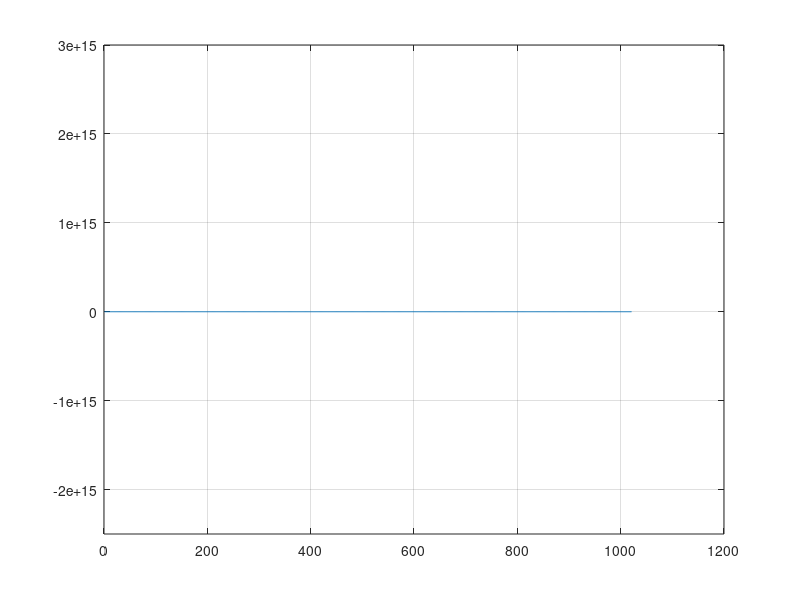

This figure's MATLAB source: (Note: this script raises an error after producing the figure.)
%
% FDTD 1D in free space with CPML 
%
% AUTHOR:skiloop
% EMAIL:skiloop@126.com
%

clc
clear;
close all;

%% some constants
mu_0 = 1.2566370614359173e-06;   %
eps_0= 8.8541878176203892e-12;   %
C=299792458.0;      % speed of light

%% wave definition
amptidute=100;
frequency=110E9;
T=1/frequency;
lambda=C*T;
t0=4*T;

%% FDTD variables
domainLength=10*lambda;
totalTime=20*T;
numberCellsPerWavelength=100;

%% CPML parameters
pmlWidth=10;
pmlOrder=4;
epsR=1;
kappaMax=8;
alphaMax=0.05;
alphaOrder=1;

%% domain definition
dz=lambda/numberCellsPerWavelength;
dt=dz/2/C;
totalTimeStep=floor(totalTime/dt);
nz=floor(domainLength/dz+2*pmlWidth);
nzp1=nz+1;
nzm1=nz-1;
ksource = floor(nzp1/2);
%% FDTD EM field arrarys
Ex=zeros(1,nzp1);
Hy=zeros(1,nz);

%% Coeficient for EM field updating
Ce1=1;
Ce2=-dt/eps_0/dz;
Ch1=1;
Ch2=-dt/mu_0/dz;

%% CPML arrays
Psi_Ezy_left=zeros(1,pmlWidth);
Psi_Ezy_right=zeros(1,pmlWidth);
Psi_Hzx_left=zeros(1,pmlWidth);
Psi_Hzx_right=zeros(1,pmlWidth);

%% initial PML update coeficients
sigmaMax=(pmlOrder+1)/(sqrt(epsR)*150*pi*dz);
% left side
rho_e=((pmlWidth:-1:1)-0.75)/pmlWidth;
rho_m=((pmlWidth:-1:1)-0.25)/pmlWidth;
sigma_e=sigmaMax*abs(rho_e).^pmlOrder;
sigma_m=(mu_0/eps_0)*sigmaMax*abs(rho_m).^pmlOrder;
kappa_e=1+(kappaMax-1)*abs(rho_e).^pmlOrder;
kappa_m=1+(kappaMax-1)*abs(rho_m).^pmlOrder;
alpha_e=alphaMax*abs(rho_e).^pmlOrder;
alpha_m=(mu_0/eps_0)*alphaMax*abs(rho_m).^pmlOrder;
cpml_b_e_n=exp((-dt/eps_0)...
    *((sigma_e./kappa_e)+alpha_e));
cpml_a_e_n=1/dz*(cpml_b_e_n-1).*sigma_e ...
    .*(kappa_e.*(sigma_e+kappa_e.*alpha_e));
cpml_b_m_n=exp((-dt/mu_0)...
    *((sigma_m./kappa_m)+alpha_m));
cpml_a_m_n=1/dz*(cpml_b_m_n-1).*sigma_m ...
    .*(kappa_m.*(sigma_m+kappa_m.*alpha_m));
b=  sigma_e*dt/2/eps_0;
ca_left=(1-b)./(1+b);
cc_left=-dt./(1+b)/eps_0;
cb_left=cc_left./kappa_e/dz;
b=  sigma_m*dt/2/mu_0;
c1_left=(1-b)./(1+b);
c3_left=-dt./(1+b)/mu_0;
c2_left=c3_left./kappa_m/dz;
% right side
rho_e=((1:1:pmlWidth)-0.75)/pmlWidth;
rho_m=((1:1:pmlWidth)-0.25)/pmlWidth;
sigma_e=sigmaMax*abs(rho_e).^pmlOrder;
sigma_m=(mu_0/eps_0)*sigmaMax*abs(rho_m).^pmlOrder;
kappa_e=1+(kappaMax-1)*abs(rho_e).^pmlOrder;
kappa_m=1+(kappaMax-1)*abs(rho_m).^pmlOrder;
alpha_e=alphaMax*abs(rho_e).^pmlOrder;
alpha_m=(mu_0/eps_0)*alphaMax*abs(rho_m).^pmlOrder;
cpml_b_e_p=exp((-dt/eps_0)...
    *((sigma_e./kappa_e)+alpha_e));
cpml_a_e_p=1/dz*(cpml_b_e_n-1).*sigma_e ...
    .*(kappa_e.*(sigma_e+kappa_e.*alpha_e));
cpml_b_m_p=exp((-dt/mu_0)...
    *((sigma_m./kappa_m)+alpha_m));
cpml_a_m_p=1/dz*(cpml_b_m_p-1).*sigma_m ...
    .*(kappa_m.*(sigma_m+kappa_m.*alpha_m));
b=  sigma_e*dt/2/eps_0;
ca_right=(1-b)./(1+b);
cc_right=-dt./(1+b)/eps_0;
cb_right=cc_right./kappa_e/dz;
b=  sigma_m*dt/2/mu_0;
c1_right=(1-b)./(1+b);
c3_right=-dt./(1+b)/mu_0;
c2_right=c3_right./kappa_m/dz;

%% FDTD loop

% some constants
dtDivEps0DivDz=dt/eps_0/dz;
muSource=dtDivEps0DivDz*amptidute * -2.0 / T/T;

% initial plot
figure;
h=plot(Ex);
set(gca,'ylim',[-2.5 3]*1e15);
grid on;

% point to test performace of CPML
ic=ksource+floor((nzp1-ksource)/2);
cEx=zeros(1,totalTime);

% fdtd loop
for n=1:totalTimeStep
    %============================
    %update Hy
    %============================
    Psi_Hzx_left=cpml_b_m_n.*Psi_Hzx_left+cpml_b_m_n.*(Ex(2:pmlWidth+1)-Ex(1:pmlWidth));
    Psi_Hzx_right=cpml_b_m_p.*Psi_Hzx_right+cpml_b_m_p.*(Ex(nzp1-pmlWidth+1:nzp1)-Ex(nzp1-pmlWidth:nz));
    Hy(1:pmlWidth)=c1_left.*Hy(1:pmlWidth)+c2_left.*(Ex(2:pmlWidth+1)-Ex(1:pmlWidth))+c3_left.*Psi_Hzx_left;
    Hy(nz-pmlWidth+1:nz)=c1_right.*Hy(nz-pmlWidth+1:nz)+c2_right.*(Ex(nzp1-pmlWidth+1:nzp1)-Ex(nzp1-pmlWidth:nz))+c3_right.*Psi_Hzx_right;
    % non pml region
    Hy(pmlWidth+1:nz-pmlWidth)=Ch1* Hy(pmlWidth+1:nz-pmlWidth)+Ch2*( Ex(pmlWidth+2:nzp1-pmlWidth)-Ex(pmlWidth+1:nz-pmlWidth)); 
    
    %===========================
    % update Ex
    %===========================
    Psi_Ezy_left=cpml_b_e_n.*Psi_Ezy_left+cpml_b_e_n.*(Hy(2:pmlWidth+1)-Hy(1:pmlWidth));
    Psi_Ezy_right=cpml_b_e_p.*Psi_Ezy_right+cpml_b_e_p.*(Hy(nzp1-pmlWidth:nz)-Hy(nz-pmlWidth:nzm1));
    Ex(2:pmlWidth+1)=ca_left.*Ex(2:pmlWidth+1)+cb_left.*(Hy(2:pmlWidth+1)-Hy(1:pmlWidth))+cc_left.*Psi_Ezy_left;
    Ex(nzp1-pmlWidth:nz)=ca_right.*Ex(nzp1-pmlWidth:nz)+cb_right.*(Hy(nzp1-pmlWidth:nz)-Hy(nz-pmlWidth:nzm1))+cc_right.*Psi_Ezy_right;
    % non pml region
    Ex(pmlWidth+2:nzp1-pmlWidth)=Ce1* Ex(pmlWidth+2:nzp1-pmlWidth)+Ce2*( Hy(pmlWidth+2:nzp1-pmlWidth)-Hy(pmlWidth+1:nz-pmlWidth)); 
    
    %==========================
    % update source
    %==========================
    Ex(ksource)=Ex(ksource)+muSource* ((n * dt - t0) ) ...
                    * exp(-(((n * dt - t0) / T).^2)); % Differentiated Gaussian pulse
                
    %==========================
    % update figure
    %==========================
    if mod(n,10)==0
        set(h,'YData',Ex);
        title(gca,strcat('time step :' ,int2str(n)));
        pause(0.2);
    end
    
    %=========================
    % sample watched field
    %=========================
    cEx(n)=Ex(ic);
    
end

%% display performance of CPML
% caculate analysis solve
t=(1:totalTimeStep)*dt;
delay=(ic-ksource)*dz/C;
aEx=muSource* ((t - t0-delay) ).*exp(-(((t - t0-delay) / T).^2));
relativeError=abs(cEx-aEx)/max(abs(aEx));
dbError=20*log10(relativeError);

figure('NumberTitle','OFF','Name','Time Macthing');
plot(t/1e-9,aEx,t/1e-9,cEx,'LineWidth',2);
xlabel('time (ns)');
ylabel('Ez');
grid on;
title('time domain compare');
legend('analysis','cpml');

figure('NumberTitle','OFF','Name','Relative Error');
semilogy(t/1e-9,relativeError,'LineWidth',2);
xlabel('time (ns)');
ylabel('Relative Error');
grid on;
title('Relative Error');
    
figure('NumberTitle','OFF','Name','DB Error');
plot(t/1e-9,dbError,'LineWidth',2);
xlabel('time (ns)');
ylabel('Error (DB)');
grid on;
title('DB Error');
